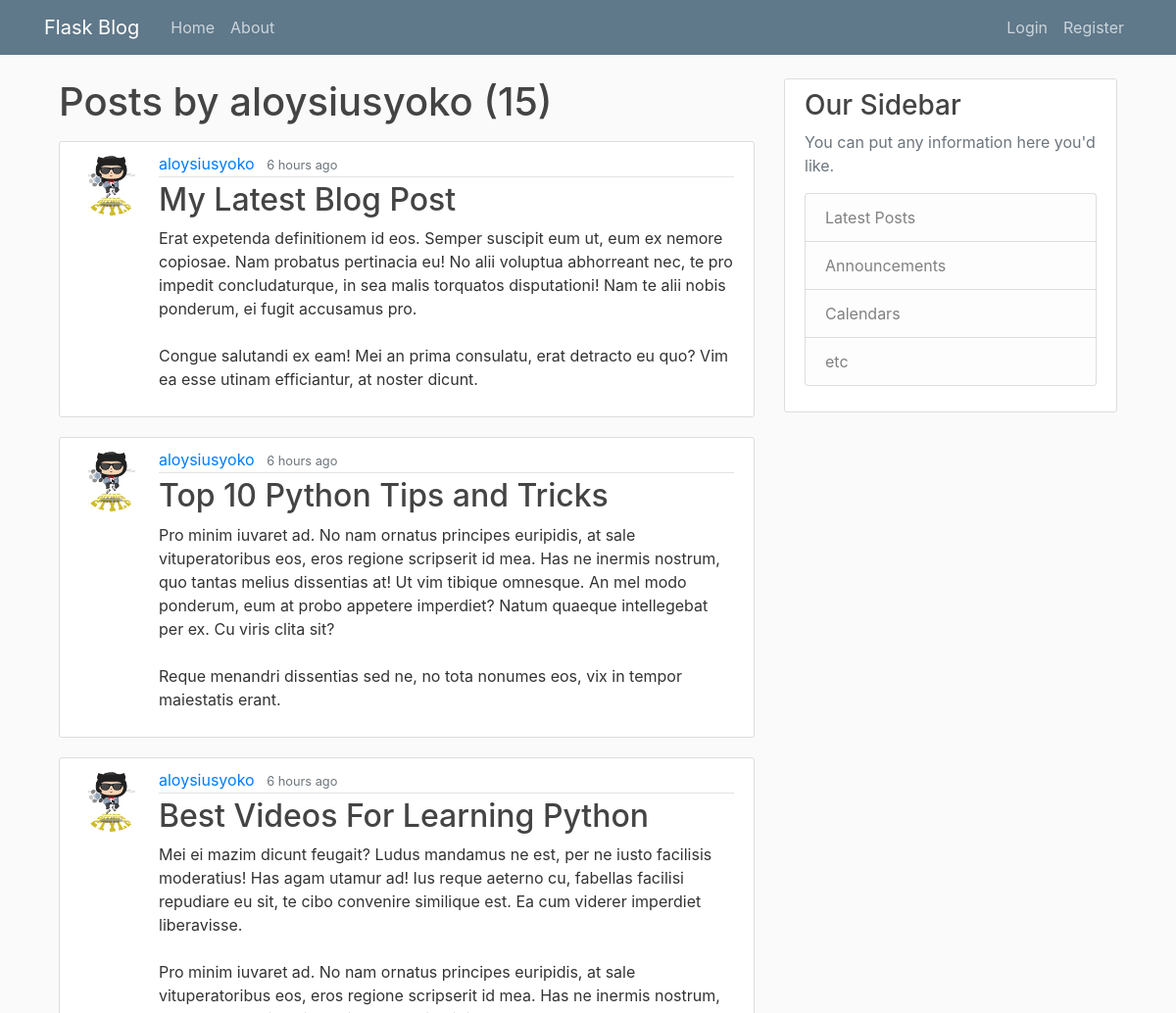
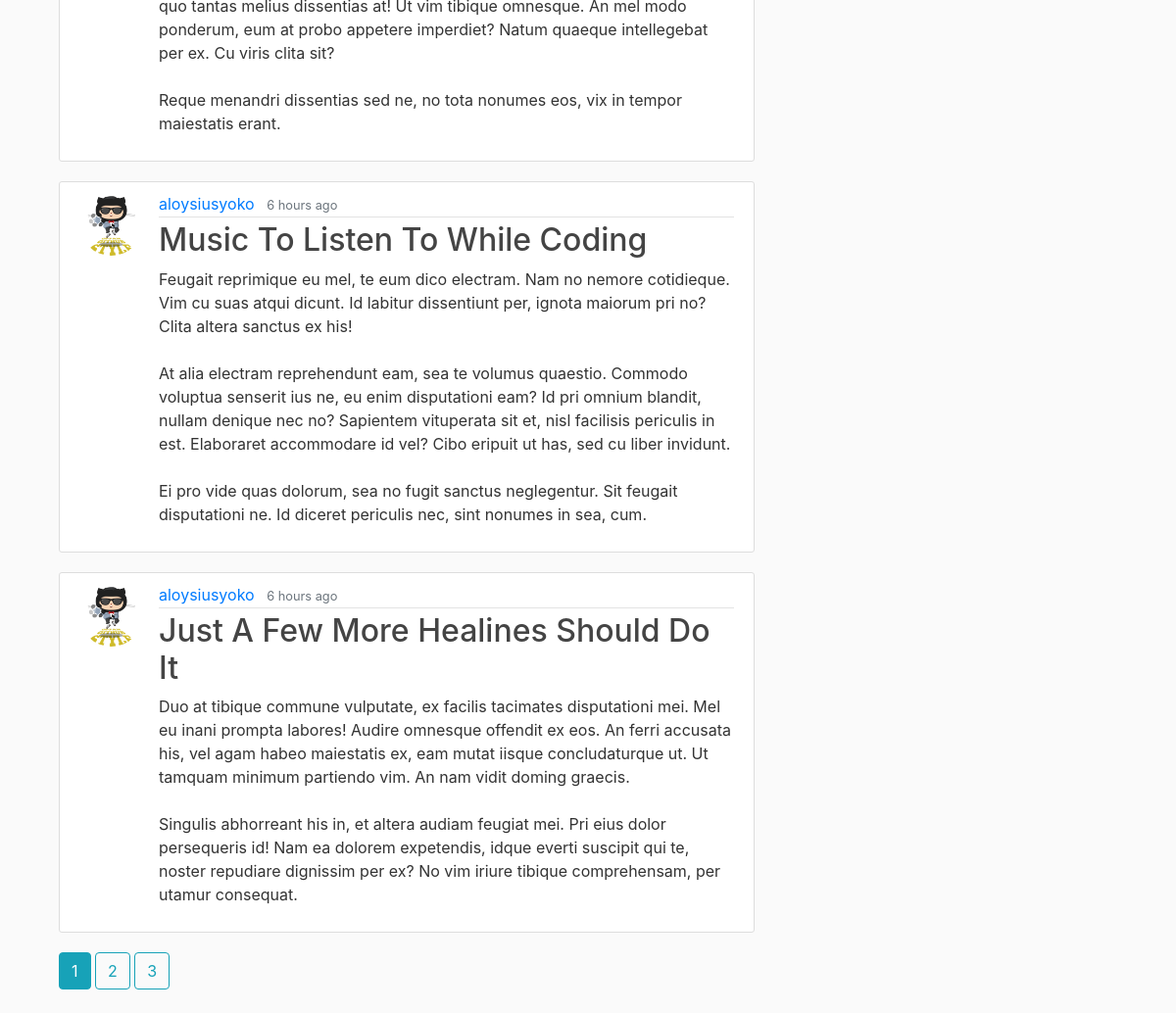
Screenshot of /user/aloysiusyoko with the database file from the repository (2 pictures, top to bottom).
### flaskblog/models.py (models this page shows, shortened)
class User(db.Model, UserMixin):
    id = db.Column(db.Integer, primary_key=True)
    username = db.Column(db.String(20), unique=True, nullable=False)
    email = db.Column(db.String(120), unique=True, nullable=False)
    image_file = db.Column(db.String(20), nullable=False,
                           default='default.png')
    password = db.Column(db.String(60), nullable=False)
    posts = db.relationship('Post', backref='author', lazy=True)

class Post(db.Model):
    id = db.Column(db.Integer, primary_key=True)
    title = db.Column(db.String(100), nullable=False)
    date_posted = db.Column(db.DateTime, default=datetime.utcnow)
    content = db.Column(db.Text, nullable=False)
    user_id = db.Column(db.Integer, db.ForeignKey('user.id'), nullable=False)

### flaskblog/users/routes.py (the view)
@users.route("/user/<string:username>")
def user_posts(username):
    page = request.args.get('page', 1, type=int)
    per_page = request.args.get('per_page', 5, type=int)
    user = User.query.filter_by(username=username).first_or_404()
    posts = Post.query.filter_by(author=user)\
        .order_by(Post.date_posted.desc())\
        .paginate(page=page, per_page=per_page)
    return render_template('user_posts.html',
                           posts=posts, user=user)

### flaskblog/templates/user_posts.html
{% extends "layout.html" %}
{% block content %}
  <h1 class="mb-3">Posts by {{user.username}} ({{posts.total}})</h1>
  {% for post in posts.items %}
    <article class="media content-section">
      <img class="rounded-circle article-img" src="{{ url_for('static', filename='profile_pics/' + post.author.image_file) }}" alt="">
      <div class="media-body">
        <div class="article-metadata">
          <a class="mr-2" href="{{ url_for('users.user_posts', username=post.author.username) }}">{{ post.author.username }}</a>
          <small class="text-muted">{{ moment(post.date_posted).fromNow() }}</small>
        </div>
        <h2>
          <a class="article-title" href="{{ url_for('posts.post', post_id=post.id) }}">{{ post.title }}</a>
        </h2>
        <p class="article-content">{{ post.content }}</p>
      </div>
    </article>
  {% endfor %}
  {% for page_num in posts.iter_pages(left_edge=1, right_edge=1, left_current=1, right_current=2) %}
    {% if page_num %}
      {% if posts.page == page_num %}
        <a class="btn btn-info mb-4" href="{{ url_for('users.user_posts', username=user.username, page=page_num) }}">{{ page_num }}</a>
       {% else %}
        <a class="btn btn-outline-info mb-4" href="{{ url_for('users.user_posts', username=user.username, page=page_num) }}">{{ page_num }}</a>
       {% endif %}
    {% else %}
      <button class="btn btn-outline-info mb-4" disabled>...</button>
    {% endif %}
  {% endfor %}
{% endblock content%}

### flaskblog/static/main.css (style rules this page uses)
body { background: #fafafa; color: #333333; margin-top: 5rem; }
h1, h2, h3, h4, h5, h6 { color: #444444; }
.content-section { background: #ffffff; padding: 10px 20px; border: 1px solid #dddddd; border-radius: 3px; margin-bottom: 20px; }
.article-title { color: #444444; }
.article-content { white-space: pre-line; }
.article-img { height: 65px; width: 65px; margin-right: 16px; }
.article-metadata { padding-bottom: 1px; margin-bottom: 4px; border-bottom: 1px solid #e3e3e3; }

### rows the page displays
User: username "aloysiusyoko"
Post: image_file (picture), author.username "aloysiusyoko", date_posted "6 hours ago", title "My Latest Blog Post", content "Erat expetenda definitionem id eos. Semper suscipit eum ut, eum ex nemore copiosae. Nam probatus pertinacia eu! No alii voluptua abhorreant nec, te pro impedit concludaturque, in sea malis torquatos disputationi! Nam te alii nobis ponderum, ei fugit accusamus pro. Congue salutandi ex eam! Mei an prima consulatu, erat detracto eu quo? Vim ea esse utinam efficiantur, at noster dicunt."
Post: image_file (picture), author.username "aloysiusyoko", date_posted "6 hours ago", title "Top 10 Python Tips and Tricks", content "Pro minim iuvaret ad. No nam ornatus principes euripidis, at sale vituperatoribus eos, eros regione scripserit id mea. Has ne inermis nostrum, quo tantas melius dissentias at! Ut vim tibique omnesque. An mel modo ponderum, eum at probo appetere imperdiet? Natum quaeque intellegebat per ex. Cu viris clita sit? Reque menandri dissentias sed ne, no tota nonumes eos, vix in tempor maiestatis erant."
Post: image_file (picture), author.username "aloysiusyoko", date_posted "6 hours ago", title "Best Videos For Learning Python", content "Mei ei mazim dicunt feugait? Ludus mandamus ne est, per ne iusto facilisis moderatius! Has agam utamur ad! Ius reque aeterno cu, fabellas facilisi repudiare eu sit, te cibo convenire similique est. Ea cum viderer imperdiet liberavisse. Pro minim iuvaret ad. No nam ornatus principes euripidis, at sale vituperatoribus eos, eros regione scripserit id mea. Has ne inermis nostrum, quo tantas melius dissentias at! Ut vim tibique omnesque. An mel modo ponderum, eum at probo appetere imperdiet? Natum quaeque intellegebat per ex. Cu viris clita sit? Reque menandri dissentias sed ne, no tota nonumes eos, vix in tempor maiestatis erant."
Post: image_file (picture), author.username "aloysiusyoko", date_posted "6 hours ago", title "Music To Listen To While Coding", content "Feugait reprimique eu mel, te eum dico electram. Nam no nemore cotidieque. Vim cu suas atqui dicunt. Id labitur dissentiunt per, ignota maiorum pri no? Clita altera sanctus ex his! At alia electram reprehendunt eam, sea te volumus quaestio. Commodo voluptua senserit ius ne, eu enim disputationi eam? Id pri omnium blandit, nullam denique nec no? Sapientem vituperata sit et, nisl facilisis periculis in est. Elaboraret accommodare id vel? Cibo eripuit ut has, sed cu liber invidunt. Ei pro vide quas dolorum, sea no fugit sanctus neglegentur. Sit feugait disputationi ne. Id diceret periculis nec, sint nonumes in sea, cum."
Post: image_file (picture), author.username "aloysiusyoko", date_posted "6 hours ago", title "Just A Few More Healines Should Do It", content "Duo at tibique commune vulputate, ex facilis tacimates disputationi mei. Mel eu inani prompta labores! Audire omnesque offendit ex eos. An ferri accusata his, vel agam habeo maiestatis ex, eam mutat iisque concludaturque ut. Ut tamquam minimum partiendo vim. An nam vidit doming graecis. Singulis abhorreant his in, et altera audiam feugiat mei. Pri eius dolor persequeris id! Nam ea dolorem expetendis, idque everti suscipit qui te, noster repudiare dignissim per ex? No vim iriure tibique comprehensam, per utamur consequat."

### other values shown
{{ posts.total }} "15"
{{ page_num }} "1"
{{ page_num }} "2" "3"
